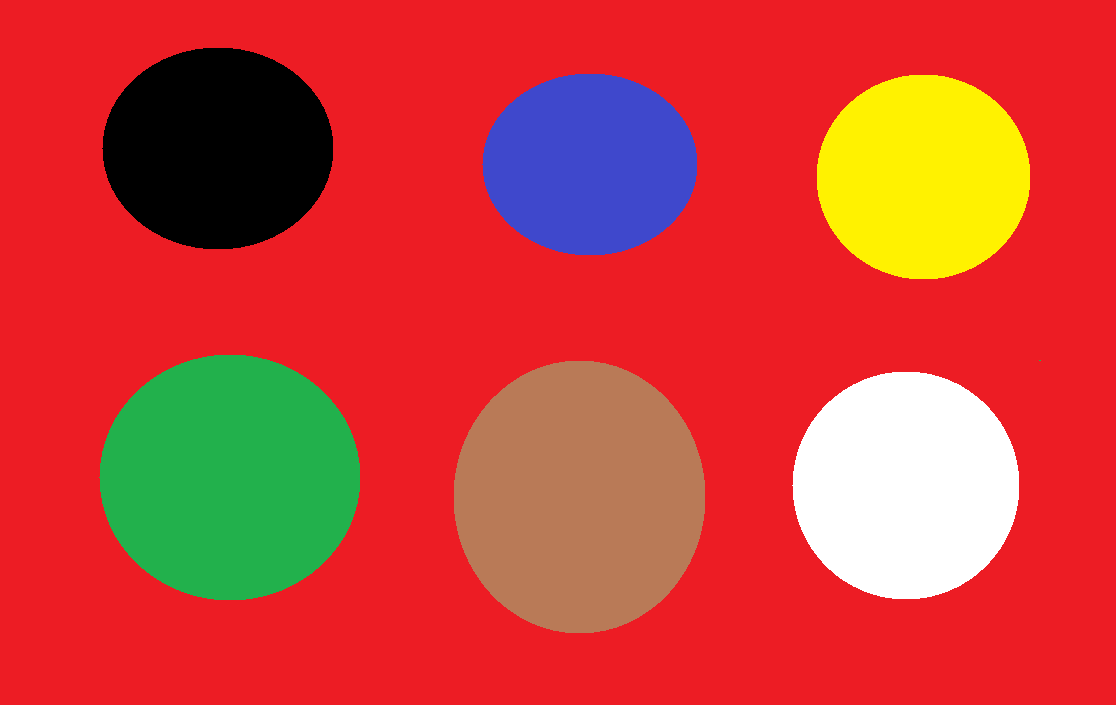
#> input picture Kodlar/images/renkler.png, 1116 x 705 px
$ python bgr_channels.py
#> lines starting #> are read from the running program, lines starting #| are printed output that depends on the picture
import cv2  # opencv
import numpy as np

# JPEG
# Joint Photohraphers Experts Group
# PNG
# Portable network graphics
# bmp

fotograf_adresi = "../images/renkler.png"

# fotografı oku
image = cv2.imread(fotograf_adresi)
#> image is the input picture: shape (705, 1116, 3); mean B, G, R 56.7, 65.5, 204.4
print(image.shape)
#| (705, 1116, 3)

cv2.namedWindow('ORIGINAL', cv2.WINDOW_FREERATIO)
cv2.namedWindow('mavi', cv2.WINDOW_FREERATIO)
cv2.namedWindow('yesil', cv2.WINDOW_FREERATIO)
cv2.namedWindow('kirmizi', cv2.WINDOW_FREERATIO)

# fotoğrafı göster
cv2.imshow("ORIGINAL", image)
cv2.waitKey()

mavi = image.copy()
mavi[:,:,1] = 0
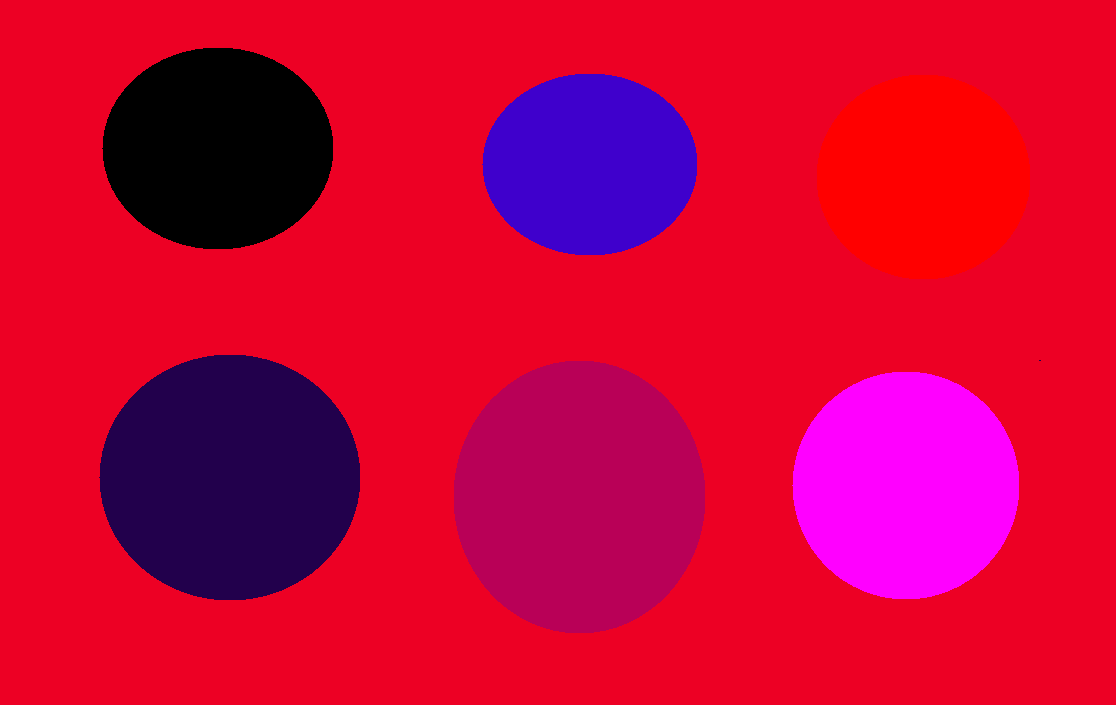
#> mavi: shape (705, 1116, 3); mean B, G, R 56.7, 0, 204.4
mavi[:,:,2] = 0
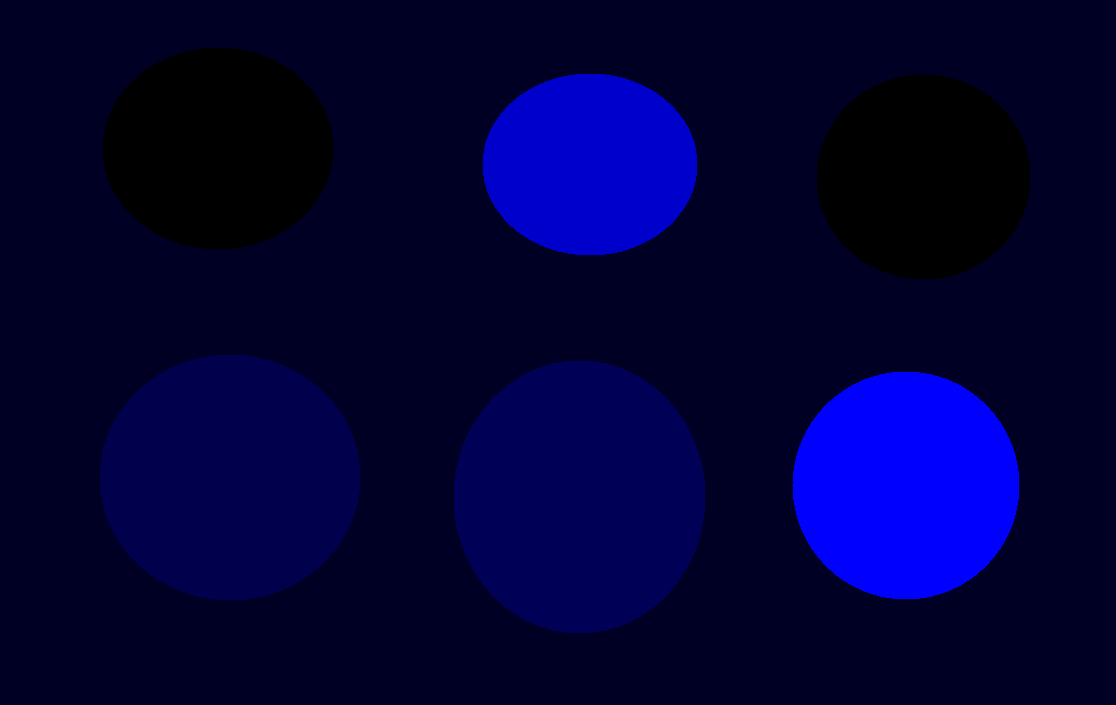
#> mavi: shape (705, 1116, 3); mean B, G, R 56.7, 0, 0

yesil = image.copy()
yesil[:,:,0] = 0
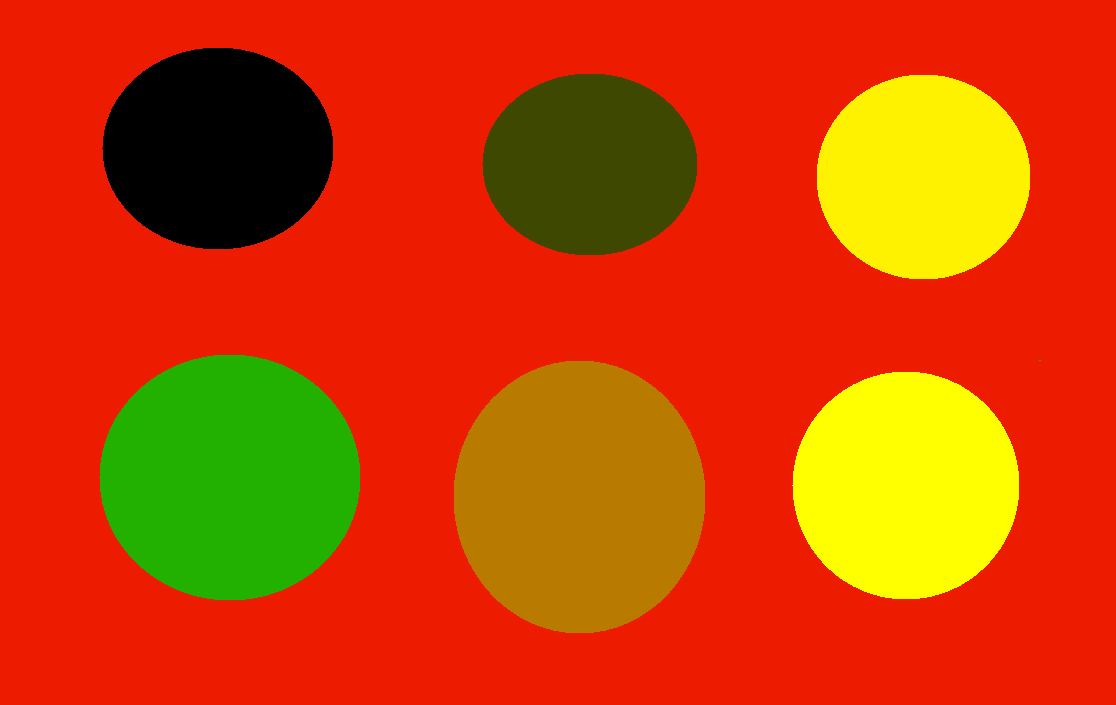
#> yesil: shape (705, 1116, 3); mean B, G, R 0, 65.5, 204.4
yesil[:,:,2] = 0
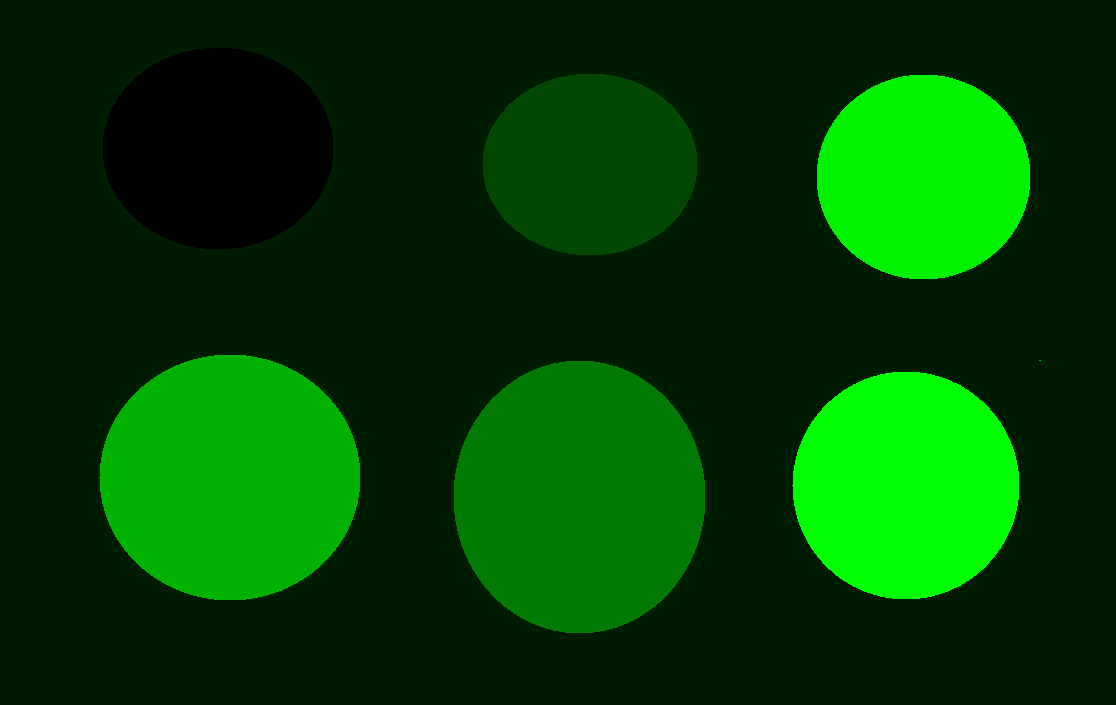
#> yesil: shape (705, 1116, 3); mean B, G, R 0, 65.5, 0

kirmizi = image.copy()
kirmizi[:,:,0] = 0
kirmizi[:,:,1] = 0
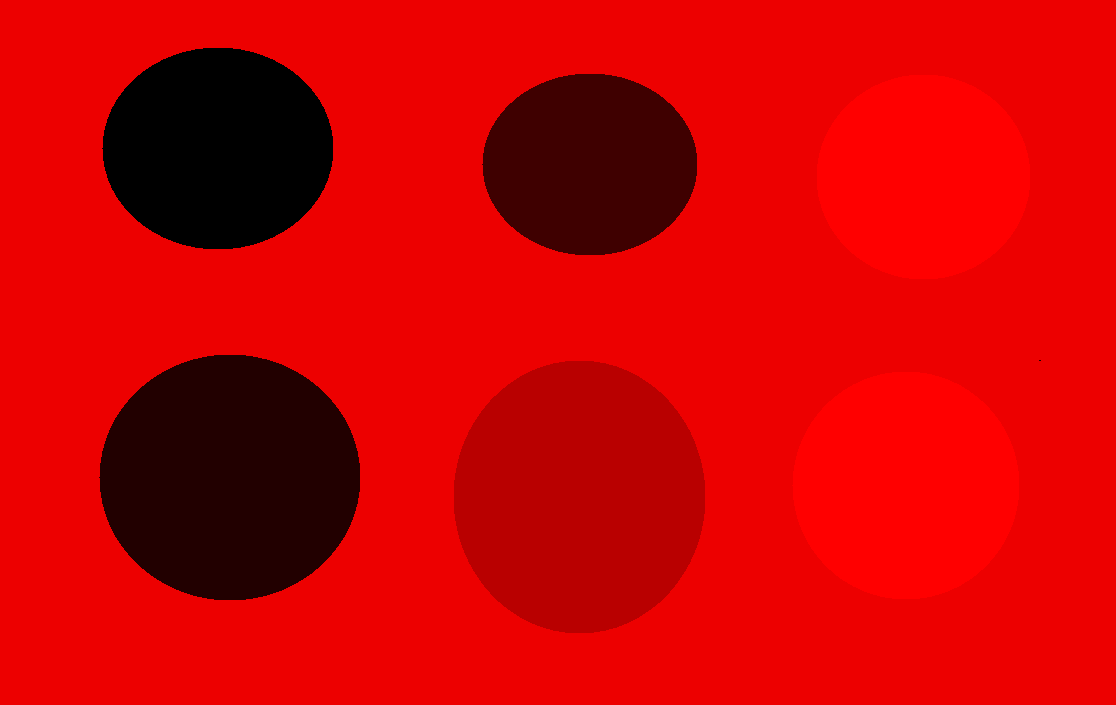
#> kirmizi: shape (705, 1116, 3); mean B, G, R 0, 0, 204.4

cv2.imshow("mavi", mavi)
cv2.imshow("yesil", yesil)
cv2.imshow("kirmizi", kirmizi)

cv2.waitKey()
cv2.destroyAllWindows()


# 255 beyaz
# 0 siyah
# 127 gri
# 200 açık gri

# bos_fotograf = np.zeros((100,100), dtype="uint8")

# for i in range(bos_fotograf.shape[0]):
# 	bos_fotograf[i] = 255 - (i*2.55)

# # fotoğrafı göster
# cv2.namedWindow("Simsiyah", cv2.WINDOW_FREERATIO)
# cv2.imshow("Simsiyah", bos_fotograf)
# cv2.waitKey()
# cv2.destroyAllWindows()
